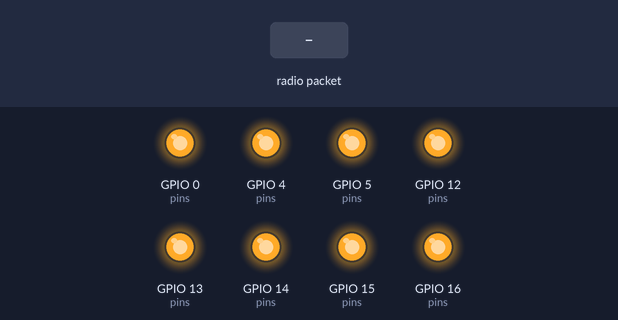
A sketch run on a simulated ESP8266 (NodeMCU). Shown: output pins drawn as LEDs (lit = HIGH). Inputs (shaded band) come from the test bench. What the sketch prints to the serial monitor is not drawn.

Above: at 1.2 s.
1.3 s: radio packet "F" arrives
At 2.5 s:
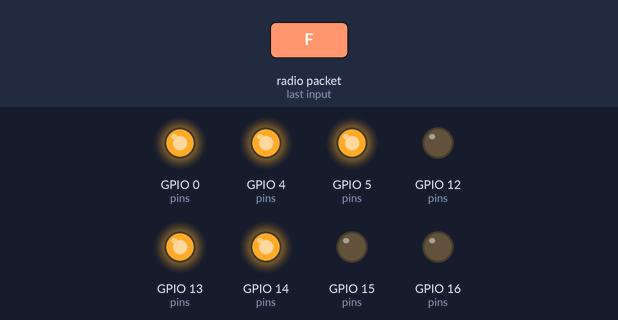
2.8 s: radio packet "B" arrives
At 3.9 s:
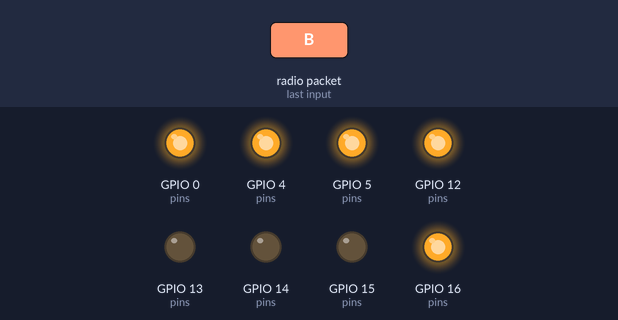
4.3 s: radio packet "L" arrives
At 4.8 s:
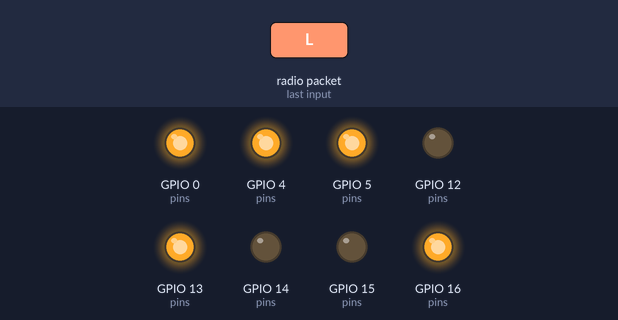
5.8 s: radio packet "R" arrives
At 6.1 s:
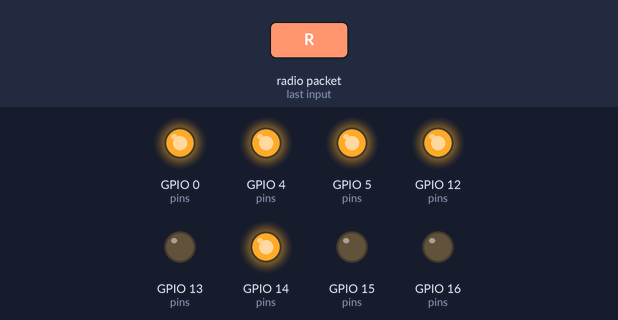
7.3 s: radio packet "6" arrives
At 8.5 s:
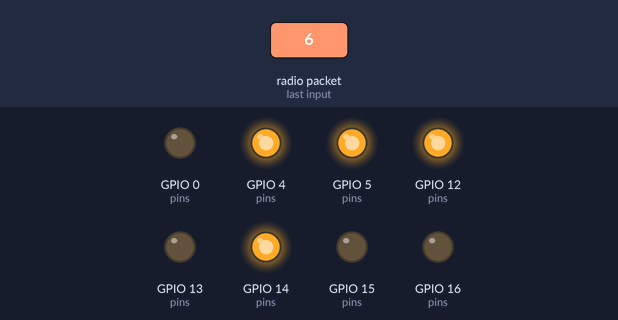
8.8 s: radio packet "S" arrives
At 9.4 s:
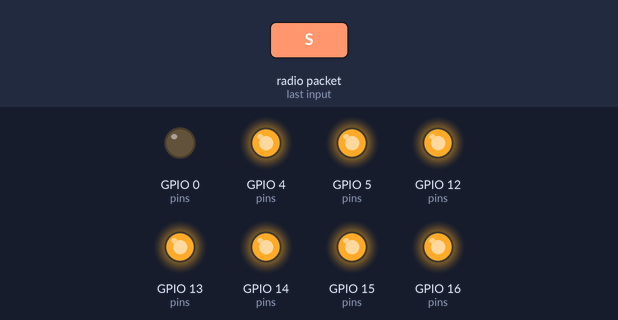
Timing chart, 0 to 11.3 s (numbered marks = the images above; inputs shaded):
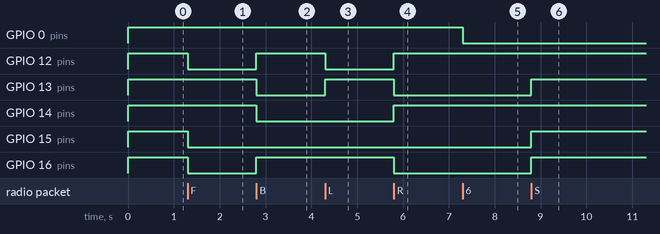

Measured:
- after the input at 1.3 s, GPIO 12 (pins), GPIO 15 (pins), GPIO 16 (pins): HIGH → LOW at once
- after the input at 2.8 s, GPIO 12 (pins), GPIO 16 (pins): LOW → HIGH at once; GPIO 13 (pins), GPIO 14 (pins): HIGH → LOW at once
- after the input at 4.3 s, GPIO 12 (pins): HIGH → LOW at once; GPIO 13 (pins): LOW → HIGH at once
- after the input at 5.8 s, GPIO 12 (pins), GPIO 14 (pins): LOW → HIGH at once; GPIO 13 (pins), GPIO 16 (pins): HIGH → LOW at once
- after the input at 7.3 s, GPIO 0 (pins): HIGH → LOW at once
- after the input at 8.8 s, GPIO 13 (pins), GPIO 15 (pins), GPIO 16 (pins): LOW → HIGH at once

The sketch:

robot_receiver.ino
```cpp
/*
 * UV-C SANITIZATION ROBOT — RECEIVER (ROBOT UNIT)
 * ================================================
 * Hardware: ESP8266 NodeMCU
 * Protocol: ESP-NOW (peer-to-peer, no WiFi router needed)
 * Course:   21ECC301P — SRM Institute of Science and Technology
 *
 * RELAY PIN MAPPING:
 *   RELAY1 (GPIO16) — Motor Left  Forward
 *   RELAY2 (GPIO14) — Motor Left  Backward
 *   RELAY3 (GPIO12) — Motor Right Forward
 *   RELAY4 (GPIO13) — Motor Right Backward
 *   RELAY5 (GPIO15) — Motor Enable / Speed
 *   RELAY6 (GPIO0)  — Water Pump (Solenoid)
 *   RELAY7 (GPIO4)  — Brush Motor
 *   RELAY8 (GPIO5)  — UV-C Lamp
 *
 * COMMAND PROTOCOL (single char from transmitter):
 *   'F' — Move Forward
 *   'B' — Move Backward
 *   'L' — Turn Left
 *   'R' — Turn Right
 *   'S' — Stop all motors
 *   '6' — Solenoid/Pump ON    |  'a' — Solenoid/Pump OFF
 *   '7' — Brush Motor ON      |  'b' — Brush Motor OFF
 *   '8' — UV-C Lamp ON        |  'c' — UV-C Lamp OFF
 *
 * SAFETY NOTE: UV lamp ('8') should only be activated when
 * the robot is stationary ('S' command active). This is
 * enforced in the transmitter but also checked here.
 *
 * BOARD SETTINGS (Arduino IDE):
 *   Board: NodeMCU 1.0 (ESP-12E Module)
 *   Upload Speed: 115200
 */

#include <ESP8266WiFi.h>
#include <espnow.h>

// ─── Relay Pin Definitions ───────────────────────────────────────────────────
const int RELAY1 = 16;  // Motor Left  Forward
const int RELAY2 = 14;  // Motor Left  Backward
const int RELAY3 = 12;  // Motor Right Forward
const int RELAY4 = 13;  // Motor Right Backward
const int RELAY5 = 15;  // Motor Enable
const int RELAY6 = 0;   // Water Pump (Solenoid)
const int RELAY7 = 4;   // Brush Motor
const int RELAY8 = 5;   // UV-C Lamp

// Active-LOW relay board (most common 8-ch relay modules)
// Set to false if your relay board is Active-HIGH
const bool ACTIVE_LOW = true;

// Track motion state — UV lamp must not run while moving
bool isMoving = false;
bool uvState  = false;

// ─── Relay Helper ────────────────────────────────────────────────────────────
void setRelay(int pin, bool on) {
    digitalWrite(pin, ACTIVE_LOW ? !on : on);
}

// ─── Motion Commands ─────────────────────────────────────────────────────────
void stopAll() {
    setRelay(RELAY1, false);
    setRelay(RELAY2, false);
    setRelay(RELAY3, false);
    setRelay(RELAY4, false);
    setRelay(RELAY5, false);
    isMoving = false;
    Serial.println("STOP");
}

void moveForward() {
    // Safety: cut UV before moving
    if (uvState) {
        setRelay(RELAY8, false);
        Serial.println("UV OFF (safety — motion detected)");
    }
    setRelay(RELAY1, true);   // Left  motor forward
    setRelay(RELAY2, false);
    setRelay(RELAY3, true);   // Right motor forward
    setRelay(RELAY4, false);
    setRelay(RELAY5, true);   // Enable
    isMoving = true;
    Serial.println("FORWARD");
}

void moveBackward() {
    if (uvState) {
        setRelay(RELAY8, false);
        Serial.println("UV OFF (safety — motion detected)");
    }
    setRelay(RELAY1, false);
    setRelay(RELAY2, true);   // Left  motor backward
    setRelay(RELAY3, false);
    setRelay(RELAY4, true);   // Right motor backward
    setRelay(RELAY5, true);   // Enable
    isMoving = true;
    Serial.println("BACKWARD");
}

void turnLeft() {
    if (uvState) {
        setRelay(RELAY8, false);
        Serial.println("UV OFF (safety — motion detected)");
    }
    setRelay(RELAY1, false);
    setRelay(RELAY2, true);   // Left  motor backward
    setRelay(RELAY3, true);   // Right motor forward
    setRelay(RELAY4, false);
    setRelay(RELAY5, true);   // Enable
    isMoving = true;
    Serial.println("LEFT");
}

void turnRight() {
    if (uvState) {
        setRelay(RELAY8, false);
        Serial.println("UV OFF (safety — motion detected)");
    }
    setRelay(RELAY1, true);   // Left  motor forward
    setRelay(RELAY2, false);
    setRelay(RELAY3, false);
    setRelay(RELAY4, true);   // Right motor backward
    setRelay(RELAY5, true);   // Enable
    isMoving = true;
    Serial.println("RIGHT");
}

// ─── ESP-NOW Receive Callback ─────────────────────────────────────────────────
void onReceive(uint8_t* mac, uint8_t* data, uint8_t len) {
    if (len < 1) return;

    char cmd = (char)data[0];
    Serial.printf("CMD: %c\n", cmd);

    switch (cmd) {
        // Motion
        case 'F': moveForward();  break;
        case 'B': moveBackward(); break;
        case 'L': turnLeft();     break;
        case 'R': turnRight();    break;
        case 'S': stopAll();      break;

        // Solenoid / Water Pump
        case '6':
            setRelay(RELAY6, true);
            Serial.println("PUMP ON");
            break;
        case 'a':
            setRelay(RELAY6, false);
            Serial.println("PUMP OFF");
            break;

        // Brush Motor
        case '7':
            setRelay(RELAY7, true);
            Serial.println("BRUSH ON");
            break;
        case 'b':
            setRelay(RELAY7, false);
            Serial.println("BRUSH OFF");
            break;

        // UV-C Lamp — only allow when stationary
        case '8':
            if (!isMoving) {
                setRelay(RELAY8, true);
                uvState = true;
                Serial.println("UV ON");
            } else {
                Serial.println("UV BLOCKED — robot moving");
            }
            break;
        case 'c':
            setRelay(RELAY8, false);
            uvState = false;
            Serial.println("UV OFF");
            break;

        default:
            Serial.printf("Unknown CMD: %c\n", cmd);
            break;
    }
}

// ─── Setup ───────────────────────────────────────────────────────────────────
void setup() {
    Serial.begin(115200);
    Serial.println("\nUV-C Robot Receiver — Starting...");

    // Initialize all relay pins
    int pins[] = {RELAY1, RELAY2, RELAY3, RELAY4,
                  RELAY5, RELAY6, RELAY7, RELAY8};
    for (int i = 0; i < 8; i++) {
        pinMode(pins[i], OUTPUT);
        setRelay(pins[i], false);  // All OFF at startup
    }

    // ESP-NOW init
    WiFi.mode(WIFI_STA);
    WiFi.disconnect();

    if (esp_now_init() != 0) {
        Serial.println("ESP-NOW init FAILED — halting");
        while (true) { delay(1000); }
    }

    esp_now_set_self_role(ESP_NOW_ROLE_SLAVE);
    esp_now_register_recv_cb(onReceive);

    Serial.println("ESP-NOW Ready — Listening for commands...");
    Serial.printf("MAC: %s\n", WiFi.macAddress().c_str());
}

// ─── Loop ────────────────────────────────────────────────────────────────────
void loop() {
    // All logic handled in callback
    // Small delay prevents watchdog reset
    delay(10);
}
```
